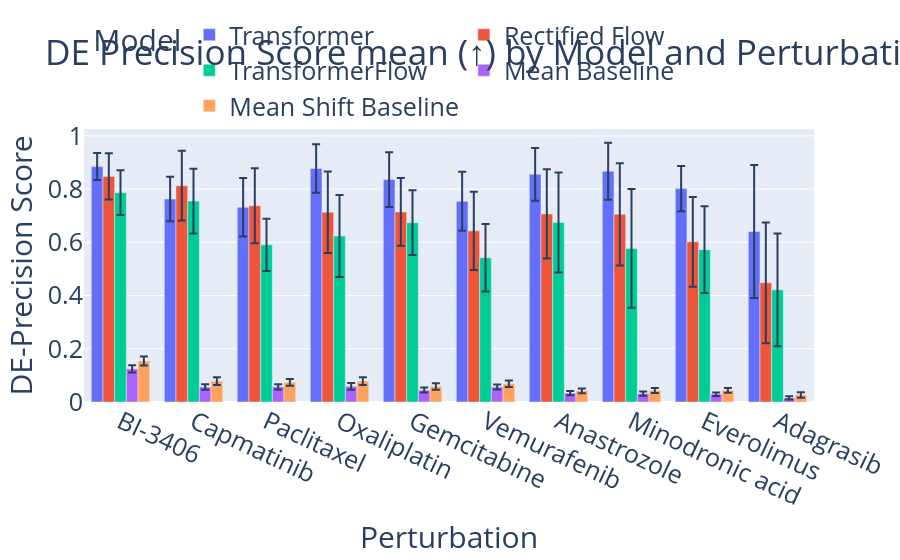

The code cell stored with this chart in its notebook:
### Code cell
from plotly.subplots import make_subplots
import plotly.graph_objects as go

model_scores = {
    "Transformer": transformer_de_precision_by_pert,
    "Rectified Flow": rf_de_precision_by_pert,
    "TransformerFlow": tf_de_precision_by_pert,
    "Mean Baseline": mean_baseline_de_precision_by_pert,
    "Mean Shift Baseline": mean_shift_baseline_de_precision_by_pert,
}
colors = px.colors.qualitative.Plotly
degs = pd.Series([num_degs[p] for p in perturbations], index=perturbations)

fig = make_subplots(rows=1, cols=1, shared_xaxes=True, vertical_spacing=0.06, row_heights=[1.0]) # 72 28

# Top: DE-F1 bars per model (legend shows Spearman rho between num DEGs and mean DE-F1)
for color, (model, scores) in zip(colors, model_scores.items()):
    means = pd.Series(scores.mean(axis=0), index=perturbations)
    corr = means.corr(edistances, method="spearman")
    print(f"{model}: Spearman ρ = {corr:.2f}")
    fig.add_trace(go.Bar(x=perturbations, y=means, error_y=dict(type="data", array=scores.std(axis=0), visible=True),
                         name=f"{model}", marker_color=color), row=1, col=1)

# Bottom: perturbation magnitude (number of DEGs)
# fig.add_trace(go.Scatter(x=perturbations, y=degs, mode="lines+markers+text", text=degs, textposition="top center",
#                          line=dict(color="black"), name="# DEGs", showlegend=False), row=1, col=1)

fig.update_layout(barmode="group", title="DE Precision Score mean (↑) by Model and Perturbation",
                  legend_title_text="Model", font=dict(size=25))

fig.update_layout(legend=dict(
    orientation="h",
    yanchor="bottom",
    y=1.0,
    xanchor="left",
    x=0.01
))

fig.update_yaxes(title_text="DE-Precision Score", row=1, col=1)
# fig.update_yaxes(title_text="# DEGs", range=[0, 50], row=2, col=1) # * degs.max() * 1.5
fig.update_xaxes(title_text="Perturbation", row=1, col=1)

# Tilt x-axis labels for better readability
fig.update_xaxes(tickangle=25, row=1, col=1)

# Save the figure as a PNG file
fig.write_image("thesis_plots/results/seen/de_precision_score_by_model_and_perturbation.png", scale=5, width=1400, height=700)

fig.show()

### Figure 1 — Plotly figure (JSON) as saved in the notebook; plotly's stock layout.template omitted (floating-point values rounded to 4 significant figures)
{"data": [{"error_y": {"array": [0.05071, 0.08351, 0.1103, 0.09106, 0.1027, 0.1112, 0.09911, 0.1072, 0.08507, 0.2495], "type": "data", "visible": true}, "marker": {"color": "#636EFA"}, "name": "Transformer", "type": "bar", "x": ["BI-3406", "Capmatinib", "Paclitaxel", "Oxaliplatin", "Gemcitabine", "Vemurafenib", "Anastrozole", "Minodronic acid", "Everolimus", "Adagrasib"], "xaxis": "x", "y": [0.8845, 0.7629, 0.7317, 0.8777, 0.8359, 0.7543, 0.8556, 0.8674, 0.802, 0.6406], "yaxis": "y"}, {"error_y": {"array": [0.08693, 0.131, 0.1411, 0.1532, 0.1274, 0.1473, 0.1674, 0.1921, 0.1685, 0.2268], "type": "data", "visible": true}, "marker": {"color": "#EF553B"}, "name": "Rectified Flow", "type": "bar", "x": ["BI-3406", "Capmatinib", "Paclitaxel", "Oxaliplatin", "Gemcitabine", "Vemurafenib", "Anastrozole", "Minodronic acid", "Everolimus", "Adagrasib"], "xaxis": "x", "y": [0.8476, 0.8127, 0.7375, 0.7132, 0.7143, 0.6432, 0.7067, 0.7054, 0.6018, 0.448], "yaxis": "y"}, {"error_y": {"array": [0.08411, 0.1215, 0.09795, 0.154, 0.1219, 0.1268, 0.1881, 0.2231, 0.1628, 0.2121], "type": "data", "visible": true}, "marker": {"color": "#00CC96"}, "name": "TransformerFlow", "type": "bar", "x": ["BI-3406", "Capmatinib", "Paclitaxel", "Oxaliplatin", "Gemcitabine", "Vemurafenib", "Anastrozole", "Minodronic acid", "Everolimus", "Adagrasib"], "xaxis": "x", "y": [0.7867, 0.7551, 0.5905, 0.6238, 0.674, 0.5421, 0.6746, 0.5771, 0.5725, 0.4215], "yaxis": "y"}, {"error_y": {"array": [0.01386, 0.01069, 0.009646, 0.01262, 0.009362, 0.00929, 0.007997, 0.007832, 0.006632, 0.006138], "type": "data", "visible": true}, "marker": {"color": "#AB63FA"}, "name": "Mean Baseline", "type": "bar", "x": ["BI-3406", "Capmatinib", "Paclitaxel", "Oxaliplatin", "Gemcitabine", "Vemurafenib", "Anastrozole", "Minodronic acid", "Everolimus", "Adagrasib"], "xaxis": "x", "y": [0.1245, 0.05644, 0.05702, 0.05871, 0.04465, 0.05651, 0.0333, 0.0312, 0.02947, 0.01513], "yaxis": "y"}, {"error_y": {"array": [0.01688, 0.0146, 0.01236, 0.01458, 0.01246, 0.01229, 0.008839, 0.009626, 0.00928, 0.009937], "type": "data", "visible": true}, "marker": {"color": "#FFA15A"}, "name": "Mean Shift Baseline", "type": "bar", "x": ["BI-3406", "Capmatinib", "Paclitaxel", "Oxaliplatin", "Gemcitabine", "Vemurafenib", "Anastrozole", "Minodronic acid", "Everolimus", "Adagrasib"], "xaxis": "x", "y": [0.1541, 0.07818, 0.07376, 0.07849, 0.05826, 0.06856, 0.04191, 0.04326, 0.04364, 0.02623], "yaxis": "y"}], "layout": {"barmode": "group", "font": {"size": 25}, "legend": {"orientation": "h", "title": {"text": "Model"}, "x": 0.01, "xanchor": "left", "y": 1, "yanchor": "bottom"}, "title": {"text": "DE Precision Score mean (↑) by Model and Perturbation"}, "xaxis": {"anchor": "y", "domain": [0, 1], "tickangle": 25, "title": {"text": "Perturbation"}}, "yaxis": {"anchor": "x", "domain": [0, 1], "title": {"text": "DE-Precision Score"}}}}
